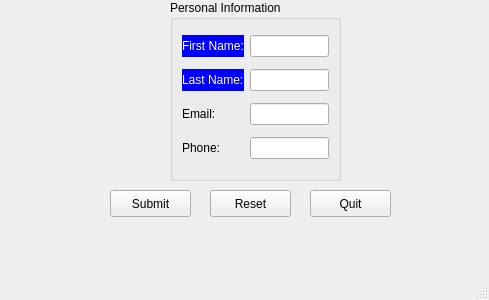
<?xml version="1.0" encoding="UTF-8"?>
<ui version="4.0">
 <class>root</class>
 <widget class="QMainWindow" name="root">
  <property name="geometry">
   <rect>
    <x>0</x>
    <y>0</y>
    <width>489</width>
    <height>300</height>
   </rect>
  </property>
  <property name="maximumSize">
   <size>
    <width>489</width>
    <height>16777215</height>
   </size>
  </property>
  <property name="baseSize">
   <size>
    <width>500</width>
    <height>300</height>
   </size>
  </property>
  <property name="windowTitle">
   <string>Form</string>
  </property>
  <widget class="QWidget" name="centralwidget">
   <widget class="QGroupBox" name="lblFrPerson">
    <property name="enabled">
     <bool>true</bool>
    </property>
    <property name="geometry">
     <rect>
      <x>170</x>
      <y>0</y>
      <width>171</width>
      <height>181</height>
     </rect>
    </property>
    <property name="maximumSize">
     <size>
      <width>171</width>
      <height>181</height>
     </size>
    </property>
    <property name="layoutDirection">
     <enum>Qt::LayoutDirection::LeftToRight</enum>
    </property>
    <property name="title">
     <string>Personal Information</string>
    </property>
    <layout class="QGridLayout" name="gridLayout">
     <item row="0" column="0">
      <widget class="QLabel" name="lblFirst">
       <property name="styleSheet">
        <string notr="true">background-color: blue;
color: white;</string>
       </property>
       <property name="text">
        <string>First Name:</string>
       </property>
      </widget>
     </item>
     <item row="1" column="1">
      <widget class="QLineEdit" name="entLast"/>
     </item>
     <item row="1" column="0">
      <widget class="QLabel" name="lblLast">
       <property name="styleSheet">
        <string notr="true">background-color: blue;
color: white;</string>
       </property>
       <property name="text">
        <string>Last Name:</string>
       </property>
      </widget>
     </item>
     <item row="2" column="0">
      <widget class="QLabel" name="lblEmail">
       <property name="text">
        <string>Email: </string>
       </property>
      </widget>
     </item>
     <item row="2" column="1">
      <widget class="QLineEdit" name="entEmail"/>
     </item>
     <item row="3" column="0">
      <widget class="QLabel" name="lblPhone">
       <property name="text">
        <string>Phone: </string>
       </property>
      </widget>
     </item>
     <item row="3" column="1">
      <widget class="QLineEdit" name="entPhone"/>
     </item>
     <item row="0" column="1">
      <widget class="QLineEdit" name="entFirst"/>
     </item>
    </layout>
   </widget>
   <widget class="QPushButton" name="btnS">
    <property name="geometry">
     <rect>
      <x>110</x>
      <y>190</y>
      <width>81</width>
      <height>27</height>
     </rect>
    </property>
    <property name="text">
     <string>Submit</string>
    </property>
   </widget>
   <widget class="QPushButton" name="btnR">
    <property name="geometry">
     <rect>
      <x>210</x>
      <y>190</y>
      <width>81</width>
      <height>27</height>
     </rect>
    </property>
    <property name="text">
     <string>Reset</string>
    </property>
   </widget>
   <widget class="QPushButton" name="btnQ">
    <property name="geometry">
     <rect>
      <x>310</x>
      <y>190</y>
      <width>81</width>
      <height>27</height>
     </rect>
    </property>
    <property name="text">
     <string>Quit</string>
    </property>
   </widget>
  </widget>
  <widget class="QMenuBar" name="menubar">
   <property name="geometry">
    <rect>
     <x>0</x>
     <y>0</y>
     <width>489</width>
     <height>33</height>
    </rect>
   </property>
  </widget>
  <widget class="QStatusBar" name="statusbar"/>
 </widget>
 <tabstops>
  <tabstop>entFirst</tabstop>
  <tabstop>entLast</tabstop>
  <tabstop>entEmail</tabstop>
  <tabstop>entPhone</tabstop>
  <tabstop>btnS</tabstop>
  <tabstop>btnR</tabstop>
  <tabstop>btnQ</tabstop>
 </tabstops>
 <resources/>
 <connections/>
</ui>
